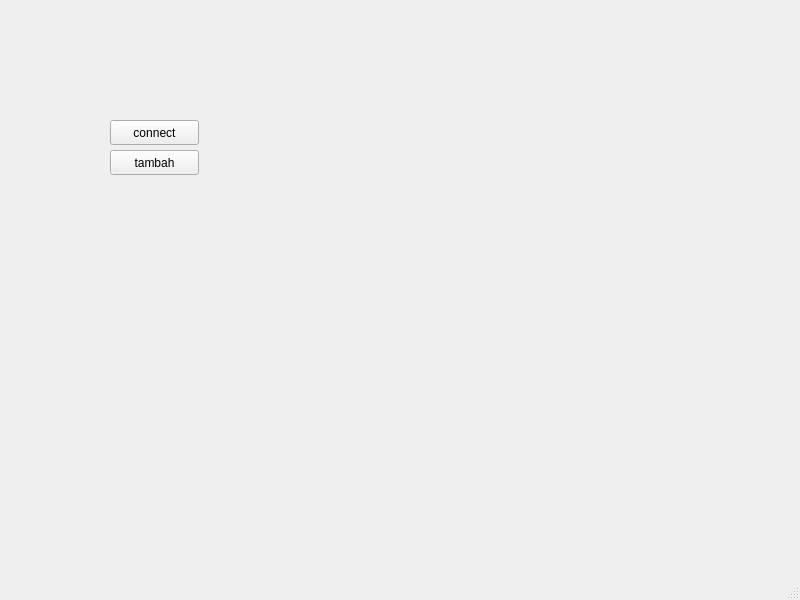
<?xml version="1.0" encoding="UTF-8"?>
<ui version="4.0">
 <class>MainWindow</class>
 <widget class="QMainWindow" name="MainWindow">
  <property name="geometry">
   <rect>
    <x>0</x>
    <y>0</y>
    <width>800</width>
    <height>600</height>
   </rect>
  </property>
  <property name="windowTitle">
   <string>MainWindow</string>
  </property>
  <widget class="QWidget" name="centralwidget">
   <widget class="QPushButton" name="pushButton">
    <property name="geometry">
     <rect>
      <x>110</x>
      <y>120</y>
      <width>89</width>
      <height>25</height>
     </rect>
    </property>
    <property name="text">
     <string>connect</string>
    </property>
   </widget>
   <widget class="QPushButton" name="pushButton_2">
    <property name="geometry">
     <rect>
      <x>110</x>
      <y>150</y>
      <width>89</width>
      <height>25</height>
     </rect>
    </property>
    <property name="text">
     <string>tambah</string>
    </property>
   </widget>
  </widget>
  <widget class="QMenuBar" name="menubar">
   <property name="geometry">
    <rect>
     <x>0</x>
     <y>0</y>
     <width>800</width>
     <height>22</height>
    </rect>
   </property>
  </widget>
  <widget class="QStatusBar" name="statusbar"/>
 </widget>
 <resources/>
 <connections/>
</ui>
